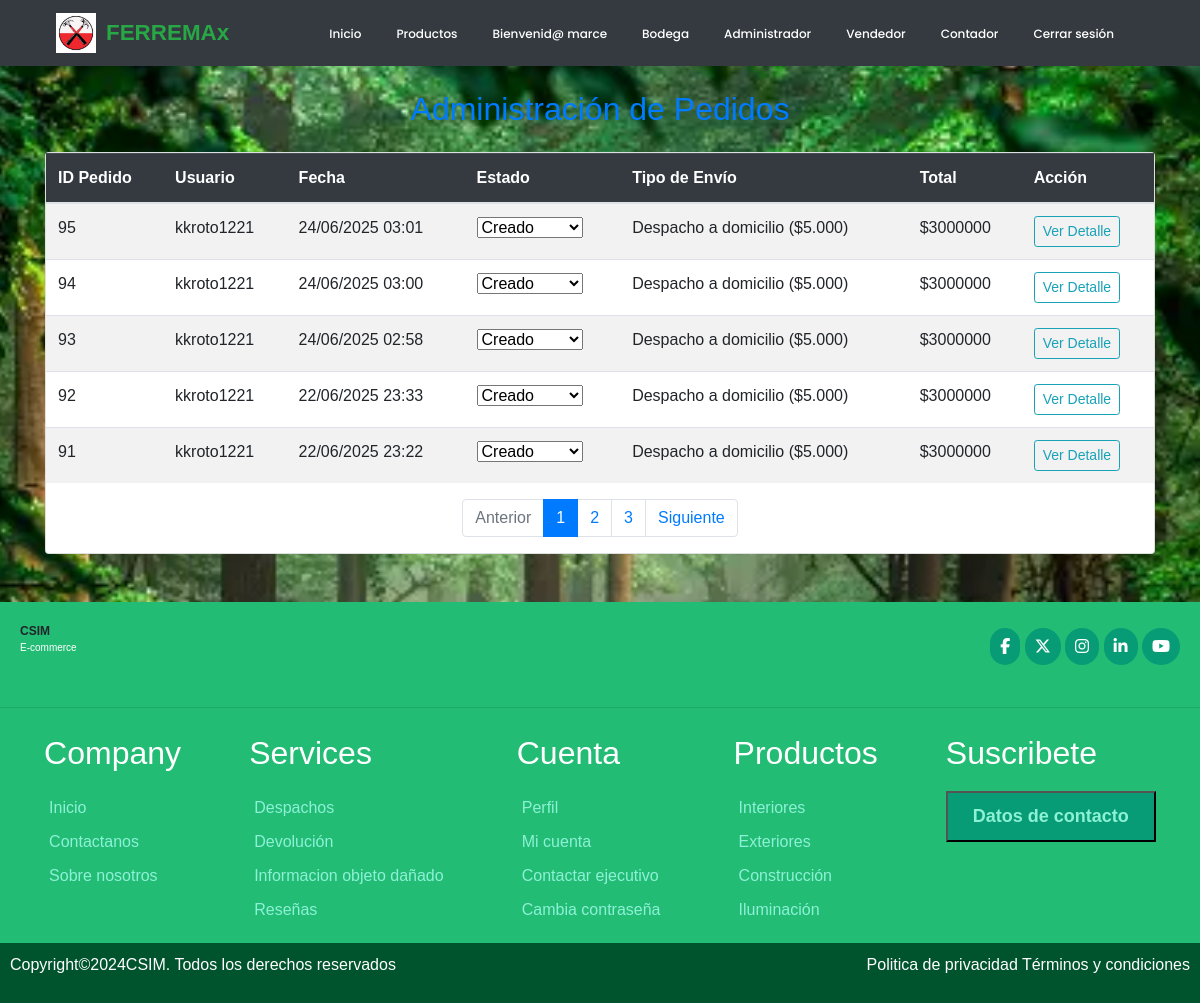
Page /panel/pedidos/ (signed in) on the committed database.
### ferreteria/models.py (models this page shows, shortened)
class Pedido(models.Model):
    id_pedido = models.AutoField(primary_key=True)
    user = models.ForeignKey(User, on_delete=models.CASCADE, default=1)
    fecha_compra = models.DateTimeField(auto_now_add=True)
    ESTADOS_PEDIDO = [
        ('creado', 'Creado'),
        ('pendiente', 'Pendiente'),
        ('pagado', 'Pagado'),
        ('rechazado','Pago Rechazado'),
        ('preparando', 'Preparando orden'),
        ('despachado', 'Despachado'),
        ('entregado', 'Entregado'),
    ]
    estado = models.CharField(max_length=20, choices = ESTADOS_PEDIDO, default='creado')
    OPCIONES_ENVIO = [
        ('retiro', 'Retiro en tienda ($0)'),
        ('domicilio', 'Despacho a domicilio ($5.000)'),
    ]
    tipo_envio = models.CharField(max_length=20, choices=OPCIONES_ENVIO,default='retiro')
    TIPO_PAGO = [
        ('transferencia', 'Transferencia'),
        ('tarjeta', 'Tarjeta'),
    ]
    tipo_pago = models.CharField(max_length=20,choices=TIPO_PAGO,default='transferencia')
    total = models.BigIntegerField()

### ferreteria/views.py (the view)
# urls.py: path('panel/pedidos/', views.panel_admin_pedidos, name='admin_panel_pedidos'),
@user_passes_test(lambda u: u.is_superuser)
@login_required
def panel_admin_pedidos(request):
    pedidos_list = Pedido.objects.select_related('user').order_by('-fecha_compra')
    paginator = Paginator(pedidos_list, 5)  # Muestra 10 pedidos por página
    page_number = request.GET.get('page')
    page_obj = paginator.get_page(page_number)
    return render(request, 'admin/admin_panel_pedidos.html', {'page_obj': page_obj})

### ferreteria/context_processor.py (called while the page is built, shortened)
def total_carrito(request):
    total = 0
    return {'total_carrito':int(total)}

### ferreteria/templates/admin/admin_panel_pedidos.html (shortened to what this page needs)
{% extends 'base.html' %}
{% load static %}
{% block css %}
<link rel="stylesheet" href="{% static 'css/estiloss.css' %}">
{% endblock %}
{% block contenido %}
<main class="container">
    <h2 class="text-center text-primary my-4">Administración de Pedidos</h2>
    <div class="card mb-4">
        <div class="table-responsive">
            <table class="table table-striped">
                <thead class="table-dark">
                    <tr>
                        <th>ID Pedido</th>
                        <th>Usuario</th>
                        <th>Fecha</th>
                        <th>Estado</th>
                        <th>Tipo de Envío</th>
                        <th>Total</th>
                        <th>Acción</th>
                    </tr>
                </thead>
                <tbody>
                    {% for pedido in page_obj %}
                    <tr>
                        <td>{{ pedido.id_pedido }}</td>
                        <td>{{ pedido.user.username }}</td>
                        <td>{{ pedido.fecha_compra|date:"d/m/Y H:i" }}</td>
                        <td>
                            <select class="form-select form-select-sm pedido-estado" data-id="{{ pedido.id_pedido }}">
                                <option value="creado" {% if pedido.estado == 'creado' %}selected{% endif %}>Creado</option>
                            </select>
                        </td>
                        <td>{{ pedido.get_tipo_envio_display }}</td>
                        <td>${{ pedido.total }}</td>
                        <td>
                            {% if pedido.id_pedido %}
                                <a href="{% url 'detallepedido' pedido.id_pedido %}" class="btn btn-sm btn-outline-info">Ver Detalle</a>
                            {% else %}
                                <span class="text-muted">Sin ID</span>
                            {% endif %}
                        </td>
                    </tr>
                    {% empty %}
                    <tr><td colspan="7" class="text-center">No hay pedidos registrados.</td></tr>
                    {% endfor %}
                </tbody>
            </table>
            <nav aria-label="Paginación de pedidos">
            <ul class="pagination justify-content-center">
                {% if page_obj.has_previous %}
                <li class="page-item">
                    <a class="page-link" href="?page={{ page_obj.previous_page_number }}">Anterior</a>
                </li>
                {% else %}
                <li class="page-item disabled">
                    <span class="page-link">Anterior</span>
                </li>
                {% endif %}
                {% for num in page_obj.paginator.page_range %}
                {% if page_obj.number == num %}
                    <li class="page-item active">
                    <span class="page-link">{{ num }}</span>
                    </li>
                {% elif num > page_obj.number|add:'-3' and num < page_obj.number|add:'3' %}
                    <li class="page-item">
                    <a class="page-link" href="?page={{ num }}">{{ num }}</a>
                    </li>
                {% endif %}
                {% endfor %}
                {% if page_obj.has_next %}
                <li class="page-item">
                    <a class="page-link" href="?page={{ page_obj.next_page_number }}">Siguiente</a>
                </li>
                {% else %}
                <li class="page-item disabled">
                    <span class="page-link">Siguiente</span>
                </li>
                {% endif %}
            </ul>
            </nav>
        </div>
    </div>
</main>
{% endblock %}

### ferreteria/templates/base.html (shortened to what this page needs)
<!DOCTYPE html>
<html lang="en">
<head>
    {% load static %}
    <link rel="stylesheet" href="https://cdn.jsdelivr.net/npm/bootstrap@4.5.3/dist/css/bootstrap.min.css">
    {% block css %}{% endblock %}
</head>
<body>
    <header class="bg-dark">
       <nav class="navbar navbar-expand-lg navbar-dark container">
                 <a href="{% url 'index' %}" class="navbar-brand d-flex align-items-center">
                <img src="{% static 'img/logoF.avif' %}" alt="FERREMAx Logo" style="height: 40px; margin-right: 10px;">
                <span class="logo-text" style="font-weight: bold; font-size: 1.4rem; color: #28a745;">FERREMAx</span>
        </a>
           <div class="collapse navbar-collapse" id="navbarContent">
            <ul class="navbar-nav ml-auto">
                {% if not user.is_authenticated %}
                    <li><a href="{% url 'index' %}">Inicio</a></li>
                    <li><a href="{% url 'tienda' %}">Productos</a></li>
                    <li><a href="{% url 'registrar' %}">Registrarse</a></li>
                    <li><a href="{% url 'login' %}">Iniciar sesión</a></li>
                {% elif user.is_authenticated and user.is_superuser %}
                    <li><a href="{% url 'index' %}">Inicio</a></li>
                    <li><a href="{% url 'tienda' %}">Productos</a></li>
                    <li><a href="{% url 'perfil' %}">Bienvenid@ {{ user.username }}</a></li>
                    <li><a href="{% url 'bodega' %}">Bodega</a></li>
                    <li><a href="{% url 'administrador' %}">Administrador</a></li>
                    <li><a href="{% url 'vendedor' %}">Vendedor</a></li>
                    <li><a href="{% url 'contador' %}">Contador</a></li>
                    <li><a href="{% url 'cerrar' %}">Cerrar sesión</a></li>
                {% elif user.is_authenticated and not user.is_superuser %}
                <li><a href="{% url 'index' %}">Inicio</a></li>
                <li><a href="{% url 'tienda' %}">Productos</a></li>
                <li><a href="{% url 'perfil' %}">Bienvenid@ {{ user.username }}</a></li>
                    <li><a href="{% url 'cerrar' %}">Cerrar sesión</a></li>
                {% endif %}
            </ul>
        </nav>
    </header>
<div class="container-fluid p-0">
    {% block contenido %}
    {% endblock %}
</div>
    <footer class="pie mt-5">
        <div class="header" >
            <div class="logo">
                <div class="title">CSIM</div>
                <p class="logotipo">E-commerce</p>
            </div>
            <div class="redes">
                <span class="fb"><a href="https://www.facebook.com/?locale=es_LA" target="_blank" style="text-decoration: none; color:#fff;"><i class="fa-brands fa-facebook-f"></a></i></span>
                <span class="tw"><a href="https://x.com/?lang=es&mx=2" style="text-decoration: none; color:#fff;"><i class="fa-brands fa-x-twitter"></a></i></span>
                <span class="in"><a href="https://www.instagram.com/" style="text-decoration: none; color:#fff;"><i class="fa-brands fa-instagram"></a></i></span>
                <span class="li"><a href="https://cl.linkedin.com/" style="text-decoration: none; color:#fff;"><i class="fa-brands fa-linkedin-in"></a></i></span>
                <span class="yo"><a href="https://www.youtube.com/" style="text-decoration: none; color:#fff;"><i class="fa-brands fa-youtube"></a></i></span>
            </div>
        </div>
        <hr>
        <div class="section m-3">
            <div>
                <h2>Company</h2>
                <a href="{% url 'index' %}">Inicio</a>
                <a href="{% url 'nosotros' %}">Contactanos</a>
                <a href="{% url 'nosotros' %}">Sobre nosotros</a>
            </div>
            <div>
                <h2>Services</h2>
                <a href="{% url 'nosotros' %}">Despachos</a>
                <a href="{% url 'nosotros' %}">Devolución </a>
                <a href="{% url 'nosotros' %}">Informacion objeto dañado</a>
                <a href="{% url 'nosotros' %}">Reseñas</a>
            </div>
            <div>
                <h2>Cuenta</h2>
                <a href="#">Perfil</a>
                <a href="#">Mi cuenta</a>
                <a href="{% url 'nosotros' %}">Contactar ejecutivo</a>
                <a href="#">Cambia contraseña</a>
            </div>
            <div>
                <h2>Productos</h2>
                <a href="#">Interiores</a>
                <a href="#">Exteriores</a>
                <a href="#">Construcción</a>
                <a href="#">Iluminación</a>
            </div>
            <div>
                <h2>Suscribete</h2>
                <form action="">
                    <button type="submit"><a href="{% url 'nosotros' %}" style="text-decoration: none;">Datos de contacto</a></button>
                </form>
            </div>
        </div>
        <div class="derechos">
            <p>Copyright©2024CSIM. Todos los derechos reservados</p>
            <p>Politica de privacidad        Términos y condiciones</p>
        </div>
    </footer>
    </body>
    </html>

### ferreteria/static/css/estiloss.css (style rules this page uses)
* { margin: 0; padding: 0; box-sizing: border-box; font-family: sans-serif; }
body { font-family: "Poppins", sans-serif; background: url(../img/foto1.webp) no-repeat center center fixed; background-size: cover; background-position: center; width: 100%; }
header { width: 100%; max-width: 1200px; margin: auto; padding: 0 15px; height: auto; }
header .navbar ul { float: right; margin-right: 20px; }
header .navbar ul li { display: inline-block; line-height: 30px; margin: 0 5px; }
header .navbar a { color: #fff; margin-right: 5px; padding: 5px 10px; font-family: "Poppins", sans-serif; font-size: 12px; transition: 0.3s; font-weight: 500; text-decoration: none; }
.pie { background-color: rgb(35, 188, 117); box-sizing: border-box; font-family: "Exo 2", sans-serif; }
.pie .header .logo .title { font-size: 12px; display: flex; align-items: left; font-weight: bold; }
.pie .header .logo .logotipo { font-size: 10px; color: #fff; }
.pie .header { display: flex; justify-content: space-between; padding: 20px; align-items: center; }
.pie .header .redes .fb, .pie .header .redes .tw, .pie .header .redes .in, .pie .header .redes .li, .pie .header .redes .yo { background: rgb(7, 156, 117); padding: 10px; border-radius: 80px; color: #fff; align-items: right; }
.pie .section { display: flex; justify-content: space-evenly; gap: 40px; }
.pie .section div { display: flex; flex-direction: column; }
.pie .section div h2 { color: #fff; padding: 10px 0; }
.pie .section a { color: rgb(141, 241, 214); padding: 5px; }
.pie .section form { display: flex; flex-direction: column; gap: 10px; }
.pie .section form button { padding: 10px 20px; background: rgb(7, 156, 117); color: #fff; font-weight: bold; font-size: 18px; }
.pie .derechos { display: flex; justify-content: space-between; padding: 10px; background: rgb(0, 84, 45); color: #fff; }

### rows in the picture
Pedido: id_pedido "95", user.username "kkroto1221", fecha_compra "24/06/2025 03:01", estado+id_pedido "Creado", tipo_envio "Despacho a domicilio ($5.000)", total "3000000", shows "Ver Detalle"
Pedido: id_pedido "94", user.username "kkroto1221", fecha_compra "24/06/2025 03:00", estado+id_pedido "Creado", tipo_envio "Despacho a domicilio ($5.000)", total "3000000", shows "Ver Detalle"
Pedido: id_pedido "93", user.username "kkroto1221", fecha_compra "24/06/2025 02:58", estado+id_pedido "Creado", tipo_envio "Despacho a domicilio ($5.000)", total "3000000", shows "Ver Detalle"
Pedido: id_pedido "92", user.username "kkroto1221", fecha_compra "22/06/2025 23:33", id_pedido "Creado", tipo_envio "Despacho a domicilio ($5.000)", total "3000000", shows "Ver Detalle"
Pedido: id_pedido "91", user.username "kkroto1221", fecha_compra "22/06/2025 23:22", id_pedido "Creado", tipo_envio "Despacho a domicilio ($5.000)", total "3000000", shows "Ver Detalle"

### other values in the picture
{{ user.username }} "marce"
{{ num }} "1"
{{ num }} "2" "3"
